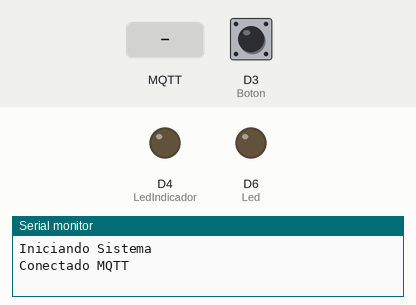
Simulated run of this sketch. Board: ESP8266 (NodeMCU). Parts: output pins drawn as LEDs (lit = HIGH), the last lines printed to the serial monitor. The test bench sets the inputs (shaded band); at power-on: D3 (Boton) HIGH. WiFi joins after 1.5 s; servers stay silent unless stated; no MQTT or app messages arrive unless stated.

Above: at 2.7 s.
2.8 s: MQTT message "1" arrives on the first subscribed topic
At 3.5 s:
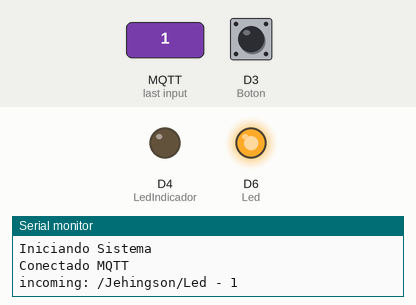
7.4 s: MQTT message "0" arrives on the first subscribed topic
At 8.2 s:
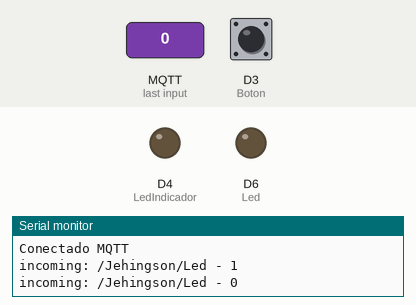
Timing chart, 0 to 9.9 s (numbered marks = the images above; inputs shaded):
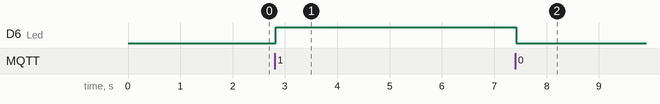

Measured:
- after the input at 2.8 s, D6 (Led): LOW → HIGH at once
- after the input at 7.4 s, D6 (Led): HIGH → LOW at once

The sketch:

IoT-Arduino.ino
```cpp
# ifdef ARDUINO_ARCH_ESP32
#include <WiFi.h>
#include <WiFiMulti.h>
WiFiMulti wifiMulti;
# else
#include <ESP8266WiFi.h>
#include <ESP8266WiFiMulti.h>

ESP8266WiFiMulti wifiMulti;

# endif

#include <MQTT.h>

WiFiClient net;
MQTTClient client;

long TiempoPasado = 0;
int LedIndicador = D4;
int Led = 12;
int Boton = 0;
boolean EstadoBoton = false;
boolean EstadoLed = false;

void setup() {
  Serial.begin(115200);
  delay(10);
  Serial.println("Iniciando Sistema");
  pinMode(LedIndicador, OUTPUT);
  pinMode(Led, OUTPUT);
  pinMode(Boton, INPUT_PULLUP);
  wifiMulti.addAP("edward","lokysan777");

  client.begin("broker.shiftr.io", net);
  client.onMessage(RecibirMensaje);

  Conectando();
}

void loop() {
  client.loop();
  delay(10);

  if (!client.connected()){
  Conectando();
  }
  ActualizarLed();
  ActualizarBoton();
  MandarData();

}
void MandarData(){
if(millis() > TiempoPasado + 500){
   String Mensaje = String(EstadoBoton);
   client.publish("/Jehingson/Boton", Mensaje);
   TiempoPasado = millis();
}
}
void ActualizarLed(){
   if(EstadoLed){
    digitalWrite(Led, 1);
    }
    else{
      digitalWrite(Led, 0);
  }
}

void ActualizarBoton(){
  if(digitalRead(Boton) == 0){
    EstadoBoton = !EstadoBoton;
    Serial.println("Se presiono el boton");
    delay(10);
    }
}

void Conectando(){
  while (wifiMulti.run() != WL_CONNECTED){
    digitalWrite(LedIndicador, 0);
    delay(2000);
    digitalWrite(LedIndicador, 1);
    delay(2000);
    Serial.println(".");
  }
   while(!client.connect("esp8266", "d09f357f", "2bbb49cb0c48832c")){
   digitalWrite(LedIndicador, 0);
    delay(500);
    digitalWrite(LedIndicador, 1);
    delay(500);
    Serial.println("*");
  }
  Serial.println("Conectado MQTT");
  client.subscribe("/Jehingson/Led");

}


void RecibirMensaje(String &topic, String &payload){
  Serial.println("incoming: " + topic + " - " + payload);
  if(payload == "1"){
    EstadoLed = true;
}else if(payload == "0"){
    EstadoLed = false;
}
}
```
